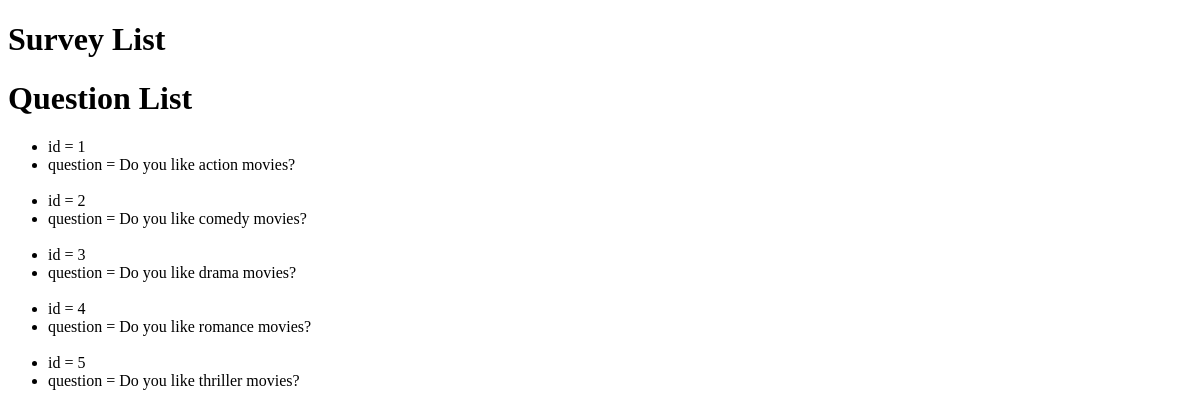
Before: /view_database with the older database file.
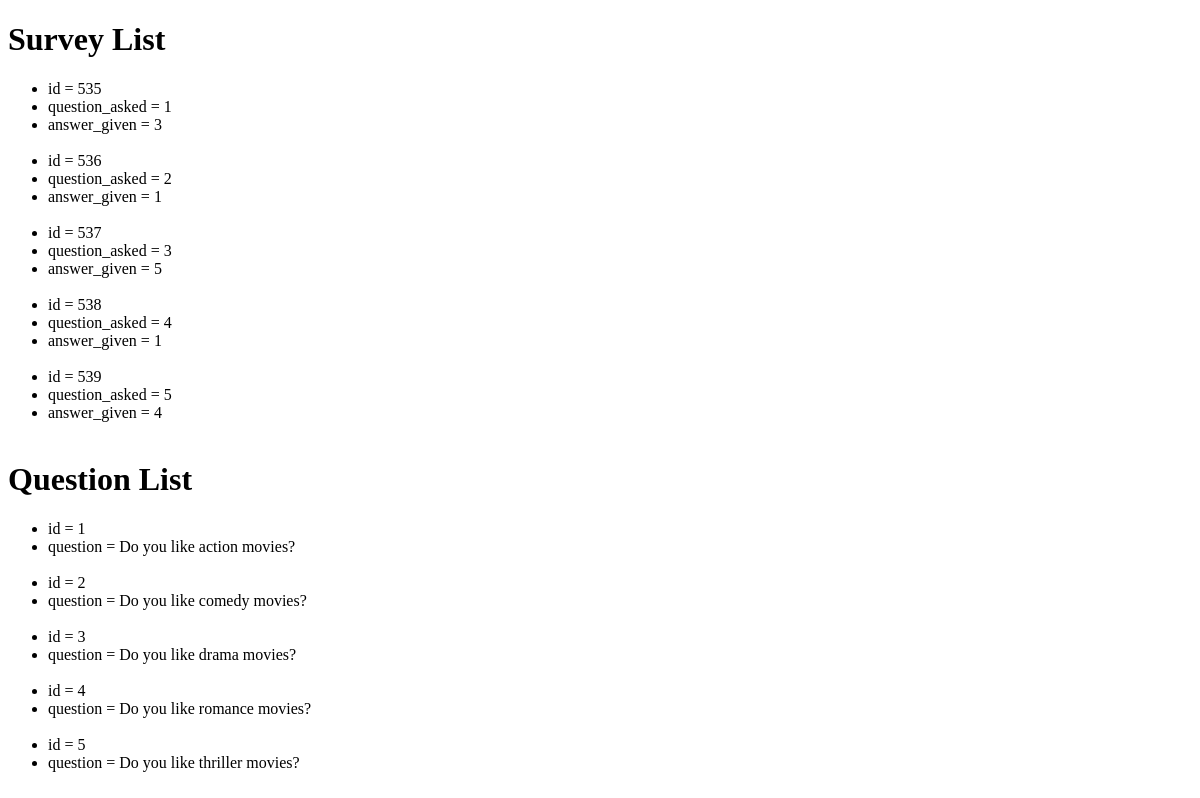
After: the same page with the newer database file.
### MovieTree/models.py (models this page shows)
class Question(models.Model):
    question_text = models.CharField(max_length=200)
    question_keyword = models.CharField(max_length=200, default="null")

class Survey(models.Model):
    question_asked = models.CharField(max_length=200)
    answer_given = models.CharField(max_length=200)

### MovieTree/views.py (the view)
# urls.py: url(r'^view_database', views.view_database, name='view_database'),
def view_database(request):
    survey_list = Survey.objects.all()
    question_list = Question.objects.all()
    context = { 'survey_list': survey_list,
                'question_list': question_list
               }
    return render(request, 'MovieTree/view_database.html', context)

### MovieTree/templates/MovieTree/view_database.html (shortened to what this page needs)
<!DOCTYPE html>
<html lang="en">
<head>
    <h1>Survey List</h1>
    <ul>
        {% for survey in survey_list %}
            <li>id = {{ survey.pk }}</li>
            <li>question_asked = {{ survey.question_asked }}</li>
            <li>answer_given = {{ survey.answer_given }}</li>
            <br>
    {% endfor %}
    </ul>
    <h1>Question List</h1>
    <ul>
        {% for question in question_list %}
            <li>id = {{ question.pk }}</li>
            <li>question = {{ question.question_text }}</li>
            <br>
    {% endfor %}
    </ul>
</head>
<body>
</body>
</html>

Changed rows visible on the page:
added Survey: pk "535", question_asked "1", answer_given "3"
added Survey: pk "536", question_asked "2", answer_given "1"
added Survey: pk "537", question_asked "3", answer_given "5"
added Survey: pk "538", question_asked "4", answer_given "1"
added Survey: pk "539", question_asked "5", answer_given "4"
